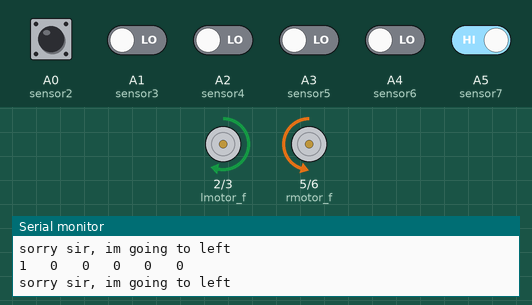
A sketch run on a simulated Arduino Uno, built with avr-gcc and run on an emulated ATmega328P. Parts: motor-driver pin pairs drawn as motors (green arrow = first pin HIGH = forward, orange = second pin HIGH = backward, longer = more drive, scaled by the enable pin), the last lines printed to the serial monitor. The test bench sets the inputs (shaded band); at power-on: A5 (sensor7) HIGH, A0 (sensor2), A1 (sensor3), A2 (sensor4), A3 (sensor5), A4 (sensor6) LOW.

Above: at 1.2 s.
1.3 s: A0 (sensor2) driven HIGH and A4 (sensor6) driven HIGH
At 2.5 s:
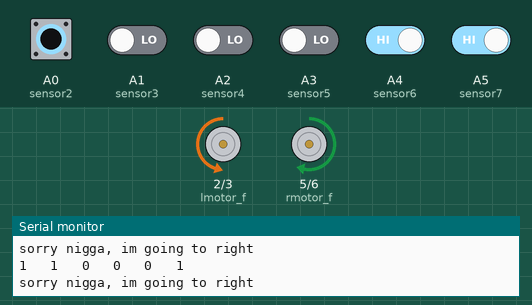
2.8 s: A0 (sensor2) driven LOW
At 3.2 s:
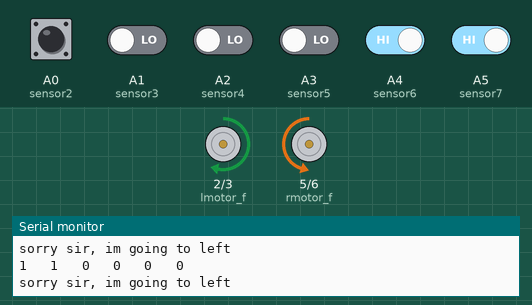
5.8 s: A0 (sensor2) driven HIGH
At 6.2 s:
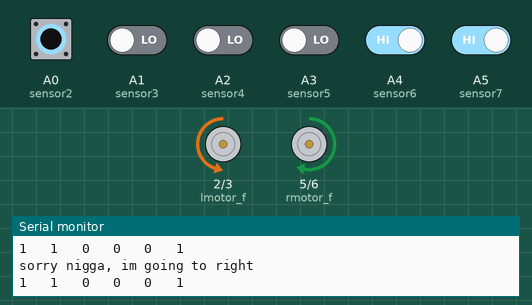
8.8 s: A0 (sensor2) pulsed LOW 5 times (0.12 s each, 0.3 s apart)
At 9.11 s:
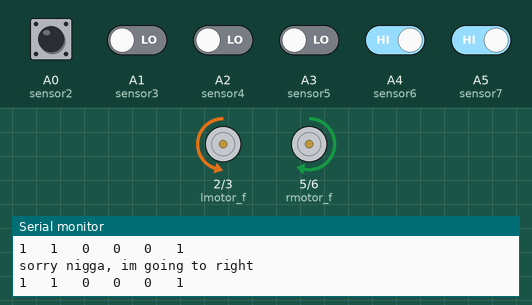
Timing chart, 0 to 11.8 s (numbered marks = the images above; inputs shaded):
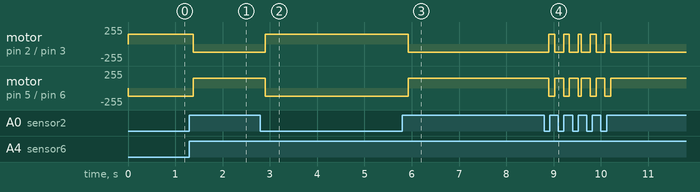

Measured:
- after the input at 1.3 s, motor on pin 2 (lmotor_f) / pin 3 (lmotor_b): forward 150/255 → backward 120/255 after 0.08 s; motor on pin 5 (rmotor_f) / pin 6 (rmotor_b): backward 120/255 → forward 150/255 after 0.08 s
- after the input at 2.8 s, motor on pin 2 (lmotor_f) / pin 3 (lmotor_b): backward 120/255 → forward 150/255 after 0.10 s; motor on pin 5 (rmotor_f) / pin 6 (rmotor_b): forward 150/255 → backward 120/255 after 0.10 s
- after the input at 5.8 s, motor on pin 2 (lmotor_f) / pin 3 (lmotor_b): forward 150/255 → backward 120/255 after 0.12 s; motor on pin 5 (rmotor_f) / pin 6 (rmotor_b): backward 120/255 → forward 150/255 after 0.12 s

The sketch:

bot_code.ino
```cpp
int black=0;
int white=1;
int lmotor_f=2,lmotor_b=3,lmotor_speed=10;  //declaring 2 motor pins for left motor and 1 pin for controlling speed
int rmotor_f=5,rmotor_b=6,rmotor_speed=11;  //declaring 2 motor pins for right motor and 1 pin for controlling speed
int last=0;

//declaring eight sensor pins

//int sensor1=A0;
int sensor2=A0;
int sensor3=A1;
int sensor4=A2;
int sensor5=A3;
int sensor6=A4;
int sensor7=A5;
//int sensor8=9;


void setup() {
  Serial.begin(9600);
  // setting all motor pins as outputs

  pinMode(lmotor_f,OUTPUT);
  pinMode(lmotor_b,OUTPUT);
  pinMode(lmotor_speed,OUTPUT);
  pinMode(rmotor_f,OUTPUT);
  pinMode(rmotor_b,OUTPUT);
  pinMode(rmotor_speed,OUTPUT);

  //setting all sensor pins as inputs

 // pinMode(sensorwhite,INPUT);
  pinMode(sensor2,INPUT);
  pinMode(sensor3,INPUT);
  pinMode(sensor4,INPUT);
  pinMode(sensor5,INPUT);
  pinMode(sensor6,INPUT);
  pinMode(sensor7,INPUT);
 // pinMode(sensor8,INPUT);
}


void loop() {

  //taking 8 variable and getting reading 0 or 1 from sensors
  //0 means on white surface and 1 means on black line
  //int sen8=digitalRead(sensor1);
  int sen7=digitalRead(sensor2);
  int sen6=digitalRead(sensor3);
  int sen5=digitalRead(sensor4);
  int sen4=digitalRead(sensor5);
  int sen3=digitalRead(sensor6);
  int sen2=digitalRead(sensor7);
  //int sen1=digitalRead(sensor8);


  //Serial.print(digitalRead(sensor1));
  //Serial.print("  ");
  Serial.print(digitalRead(sensor7));
  Serial.print("   ");
  Serial.print(digitalRead(sensor6));
  Serial.print("   ");
  Serial.print(digitalRead(sensor5));
  Serial.print("   ");
  Serial.print(digitalRead(sensor4));
  Serial.print("   ");
  Serial.print(digitalRead(sensor3));
  Serial.print("   ");
  Serial.print(digitalRead(sensor2));
  Serial.print("   ");
  //Serial.print(digitalRead(sensor8));
  Serial.println("   ");
  //delay(100);

// code for forward move

  if(sen2==black && sen3==black && sen4==white && sen5==white && sen6==black && sen7==black)
  {

    forward();  // our middle two sensors are on black line only.
                //so we are going forward
  }
  else if(sen2==black && sen3==black && sen4==black && sen5==white && sen6==white && sen7==black)
  {

    forward();  // our middle two sensors are on black line only.
                //so we are going forward
  }
  else if(sen2==black && sen3==white && sen4==white && sen5==black && sen6==black && sen7==black)
  {

    forward();  // our middle two sensors are on black line only.
                //so we are going forward
  }
  else if(sen2==black && sen3==black && sen4==white && sen5==black && sen6==black && sen7==black)
  {

    forward();  // our middle two sensors are on black line only.
                //so we are going forward
  }
  else if(sen2==black && sen3==black && sen4==black && sen5==white && sen6==black && sen7==black)
  {

    forward();  // our middle two sensors are on black line only.
                //so we are going forward
  }
//  else if(sen2==black && sen3==black && sen4==black && sen5==black && sen6==black && sen7==black)
//  {
//   Stop();  //try to find the track
//  }

// code for right move

  else if(sen2==black && sen3==black && sen4==black && sen5==black && sen6==black && sen7==white)
  {
   right(); //our most right sensor is on black line so we are moving right
  }

   else if(sen2==black && sen3==black && sen4==black && sen5==black && sen6==white && sen7==white)
  {
     right(); //our most right sensor is on black line so we are moving right
  }
   else if(sen2==black && sen3==black && sen4==black && sen5==white && sen6==white && sen7==white)
  {
    right(); //our most right sensor is on black line so we are moving right
  }
   else if(sen2==black && sen3==black && sen4==white && sen5==white && sen6==white && sen7==white)
  {
    right(); //our most right sensor is on black line so we are moving right
  }
   else if(sen2==black && sen3==white && sen4==white && sen5==white && sen6==white && sen7==white)
  {
    right(); //our most right sensor is on black line so we are moving right
  }
  else if(sen2==white && sen3==white && sen4==white && sen5==white && sen6==white && sen7==white)
  {
    right();   //all our sensors are on black line so we are moving left
  }
//  else if(sen2==white && sen3==white && sen4==black && sen5==black && sen6==white && sen7==white)
//  {
//    right();   //all our sensors are on black line so we are moving left
//  }
  else if(sen2==black && sen3==white && sen4==white && sen5==white && sen6==white && sen7==white)
  {
    right();   //all our sensors are on black line so we are moving left
  }
  else if(sen2==white && sen3==white && sen4==black && sen5==black && sen6==black && sen7==white)
  {
    right();   //all our sensors are on black line so we are moving left
  }
   else if(sen2==black && sen3==white && sen4==white && sen5==white && sen6==black && sen7==black)
  {
    right();   //our most left sensor is on black line so we are moving left
  }
   else if(sen2==black && sen3==black && sen4==white && sen5==white && sen6==black && sen7==white)
  {
    right();   //our most left sensor is on black line so we are moving left
  }


  else if(sen2==white && sen3==black && sen4==black && sen5==black && sen6==black && sen7==black)
  {
   left();   //our most left sensor is on black line so we are moving left
  }
  else if(sen2==white && sen3==white && sen4==black && sen5==black && sen6==black && sen7==black)
  {
    left();   //our most left sensor is on black line so we are moving left
  }
    else if(sen2==white && sen3==white && sen4==white && sen5==black && sen6==black && sen7==black)
  {
  left();   //our most left sensor is on black line so we are moving left
  }

  else if(sen2==white && sen3==white && sen4==white && sen5==white && sen6==black && sen7==black)
  {
  left();   //our most left sensor is on black line so we are moving left
  }
   else if(sen2==white && sen3==white && sen4==white && sen5==white && sen6==white && sen7==black)
  {
  left();   //our most left sensor is on black line so we are moving left
  }
   else if(sen2==black && sen3==black && sen4==black && sen5==black && sen6==black && sen7==black)
   {
     left();
   }

//   else if(sen2==black && sen3==white && sen4==white && sen5==white && sen6==white && sen7==black)
//  {
//    left();   //entering the hexagon
//  }
  else
  {
    if(last==1) forward();
    else if(last==2) left();
    else if(last==3) right();
  }

}


void forward()
{
  //writing motor speed value

  last=1;
  analogWrite(lmotor_speed,0);
  analogWrite(rmotor_speed,150);

  digitalWrite(lmotor_f,HIGH);
  digitalWrite(lmotor_b,LOW);
  digitalWrite(rmotor_f,HIGH);
  digitalWrite(rmotor_b,LOW);
}

void special()
{
  Serial.println("sorry sir, im going to left");
  analogWrite(lmotor_speed,120);
  analogWrite(rmotor_speed,180);

  digitalWrite(lmotor_f,HIGH);
  digitalWrite(lmotor_b,LOW);
  digitalWrite(rmotor_f,LOW);
  digitalWrite(rmotor_b,HIGH);
}

void left()
{
  last=2;
  Serial.println("sorry sir, im going to left");
  analogWrite(lmotor_speed,150);
  analogWrite(rmotor_speed,120);

  digitalWrite(lmotor_f,HIGH);
  digitalWrite(lmotor_b,LOW);
  digitalWrite(rmotor_f,LOW);
  digitalWrite(rmotor_b,HIGH);
}

void right()
{
  last=3;
  Serial.println("sorry nigga, im going to right");
  analogWrite(lmotor_speed,120);
  analogWrite(rmotor_speed,150);

  digitalWrite(lmotor_f,LOW);
  digitalWrite(lmotor_b,HIGH);
  digitalWrite(rmotor_f,HIGH);
  digitalWrite(rmotor_b,LOW);
}


void Stop()
{
  analogWrite(lmotor_speed,0);
  analogWrite(rmotor_speed,0);

  digitalWrite(lmotor_f,LOW);
  digitalWrite(lmotor_b,LOW);
  digitalWrite(rmotor_f,LOW);
  digitalWrite(rmotor_b,LOW);
}
```
